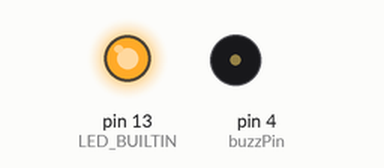
Recording of a sketch running on a simulated Arduino Uno, built with avr-gcc and run on an emulated ATmega328P. On the bench: output pins drawn as LEDs (lit = HIGH), buzzer (waves = sounding, pin HIGH).

Above: at 0.1 s.
At 5.6 s:
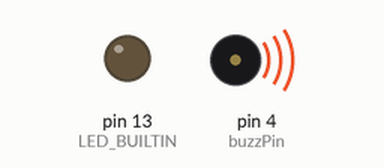
Timing chart, 0 to 7.1 s (numbered marks = the images above):
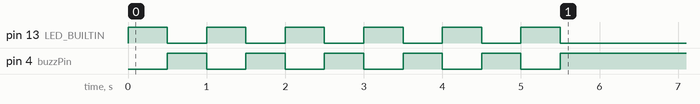

The sketch:

20221103_1.ino
```cpp
int buzzPin = 4;
void setup() {
  pinMode(buzzPin, OUTPUT);
  pinMode(LED_BUILTIN, OUTPUT);
  for(int i=0;i<6;i++){
      digitalWrite(buzzPin, LOW);
      digitalWrite(LED_BUILTIN, HIGH);
      delay(500);
      digitalWrite(buzzPin, HIGH);
      digitalWrite(LED_BUILTIN, LOW);
      delay(500);
  }

}

void loop() {


}
```
